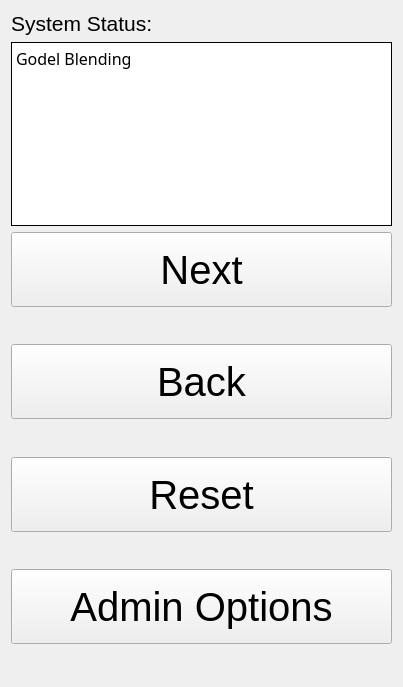
<?xml version="1.0" encoding="UTF-8"?>
<ui version="4.0">
 <class>BlendingWidget</class>
 <widget class="QWidget" name="BlendingWidget">
  <property name="geometry">
   <rect>
    <x>0</x>
    <y>0</y>
    <width>403</width>
    <height>687</height>
   </rect>
  </property>
  <property name="windowTitle">
   <string>Form</string>
  </property>
  <layout class="QGridLayout" name="gridLayout">
   <item row="0" column="0">
    <layout class="QVBoxLayout" name="verticalLayout">
     <item>
      <widget class="QLabel" name="statusLabel">
       <property name="font">
        <font>
         <pointsize>16</pointsize>
        </font>
       </property>
       <property name="text">
        <string>System Status:</string>
       </property>
      </widget>
     </item>
     <item>
      <widget class="QPlainTextEdit" name="textEditStatus">
       <property name="font">
        <font>
         <family>Sans Serif</family>
         <pointsize>12</pointsize>
         <weight>50</weight>
         <italic>false</italic>
         <bold>false</bold>
        </font>
       </property>
       <property name="frameShape">
        <enum>QFrame::Box</enum>
       </property>
       <property name="frameShadow">
        <enum>QFrame::Plain</enum>
       </property>
       <property name="readOnly">
        <bool>true</bool>
       </property>
       <property name="plainText">
        <string>Godel Blending
</string>
       </property>
       <property name="textInteractionFlags">
        <set>Qt::NoTextInteraction</set>
       </property>
       <property name="backgroundVisible">
        <bool>false</bool>
       </property>
       <property name="centerOnScroll">
        <bool>false</bool>
       </property>
      </widget>
     </item>
     <item>
      <widget class="QPushButton" name="pushButtonNext">
       <property name="enabled">
        <bool>true</bool>
       </property>
       <property name="minimumSize">
        <size>
         <width>0</width>
         <height>75</height>
        </size>
       </property>
       <property name="font">
        <font>
         <pointsize>30</pointsize>
         <weight>50</weight>
         <bold>false</bold>
        </font>
       </property>
       <property name="text">
        <string>Next</string>
       </property>
      </widget>
     </item>
     <item>
      <spacer name="verticalSpacer_5">
       <property name="orientation">
        <enum>Qt::Vertical</enum>
       </property>
       <property name="sizeHint" stdset="0">
        <size>
         <width>20</width>
         <height>40</height>
        </size>
       </property>
      </spacer>
     </item>
     <item>
      <widget class="QPushButton" name="pushButtonBack">
       <property name="enabled">
        <bool>true</bool>
       </property>
       <property name="minimumSize">
        <size>
         <width>0</width>
         <height>75</height>
        </size>
       </property>
       <property name="font">
        <font>
         <pointsize>30</pointsize>
        </font>
       </property>
       <property name="text">
        <string>Back</string>
       </property>
      </widget>
     </item>
     <item>
      <spacer name="verticalSpacer_3">
       <property name="orientation">
        <enum>Qt::Vertical</enum>
       </property>
       <property name="sizeHint" stdset="0">
        <size>
         <width>20</width>
         <height>40</height>
        </size>
       </property>
      </spacer>
     </item>
     <item>
      <widget class="QPushButton" name="pushButtonReset">
       <property name="enabled">
        <bool>true</bool>
       </property>
       <property name="minimumSize">
        <size>
         <width>0</width>
         <height>75</height>
        </size>
       </property>
       <property name="font">
        <font>
         <pointsize>30</pointsize>
         <weight>50</weight>
         <bold>false</bold>
        </font>
       </property>
       <property name="text">
        <string>Reset</string>
       </property>
      </widget>
     </item>
     <item>
      <spacer name="verticalSpacer">
       <property name="orientation">
        <enum>Qt::Vertical</enum>
       </property>
       <property name="sizeHint" stdset="0">
        <size>
         <width>20</width>
         <height>40</height>
        </size>
       </property>
      </spacer>
     </item>
     <item>
      <widget class="QPushButton" name="pushButtonOptions">
       <property name="enabled">
        <bool>true</bool>
       </property>
       <property name="minimumSize">
        <size>
         <width>0</width>
         <height>75</height>
        </size>
       </property>
       <property name="font">
        <font>
         <pointsize>30</pointsize>
         <weight>50</weight>
         <bold>false</bold>
        </font>
       </property>
       <property name="text">
        <string>Admin Options</string>
       </property>
      </widget>
     </item>
     <item>
      <spacer name="verticalSpacer_2">
       <property name="orientation">
        <enum>Qt::Vertical</enum>
       </property>
       <property name="sizeHint" stdset="0">
        <size>
         <width>20</width>
         <height>40</height>
        </size>
       </property>
      </spacer>
     </item>
    </layout>
   </item>
  </layout>
 </widget>
 <resources/>
 <connections/>
</ui>
